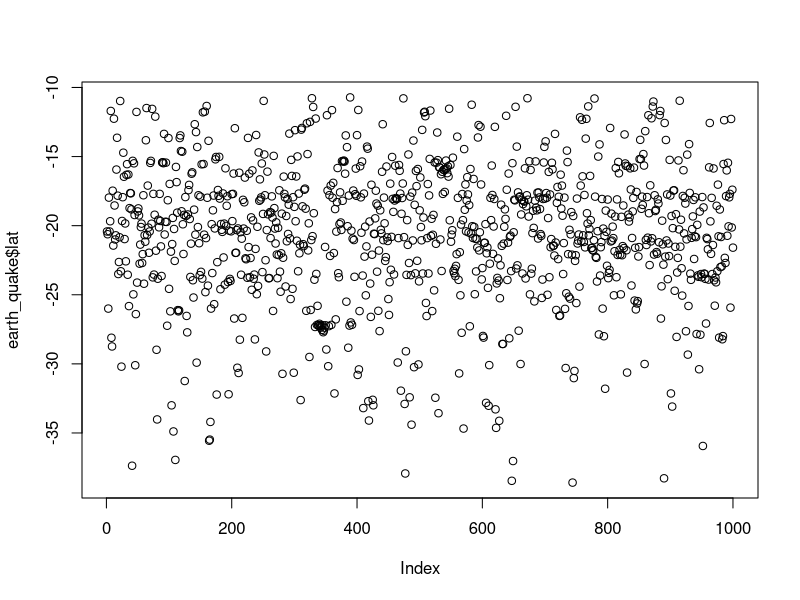
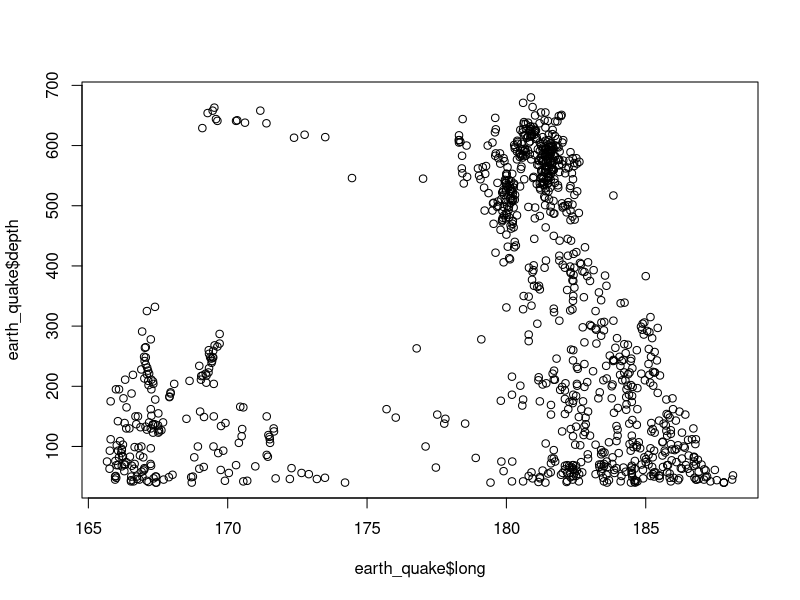
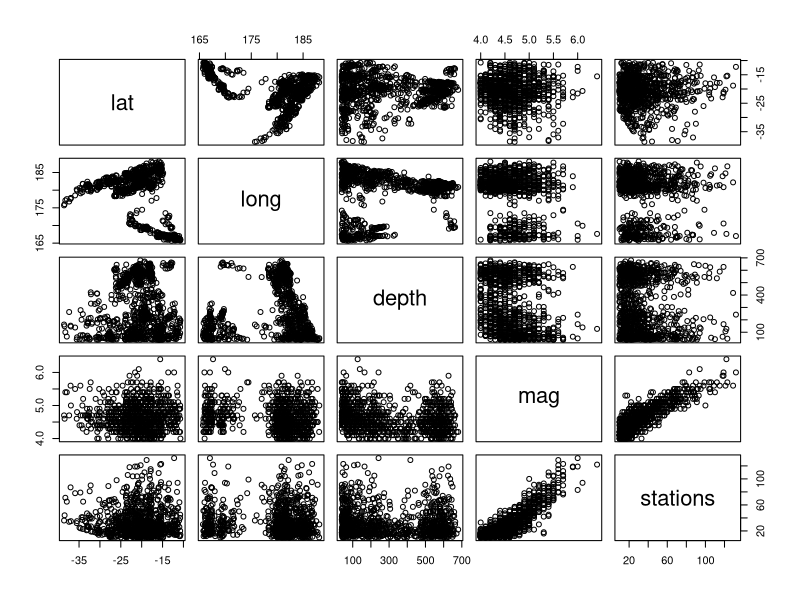
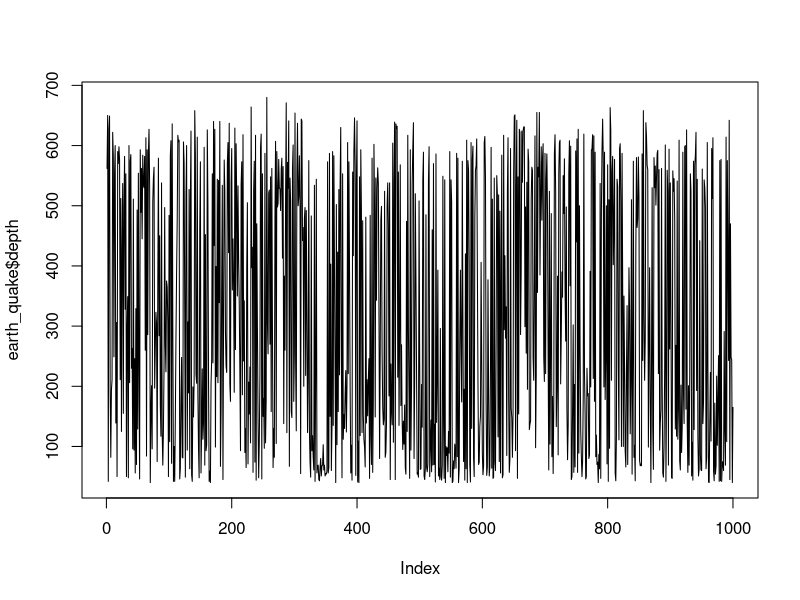
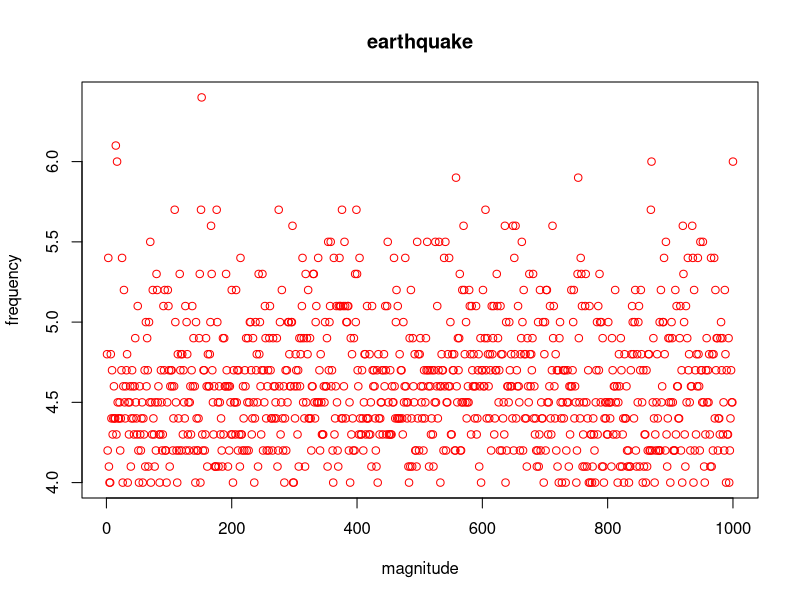
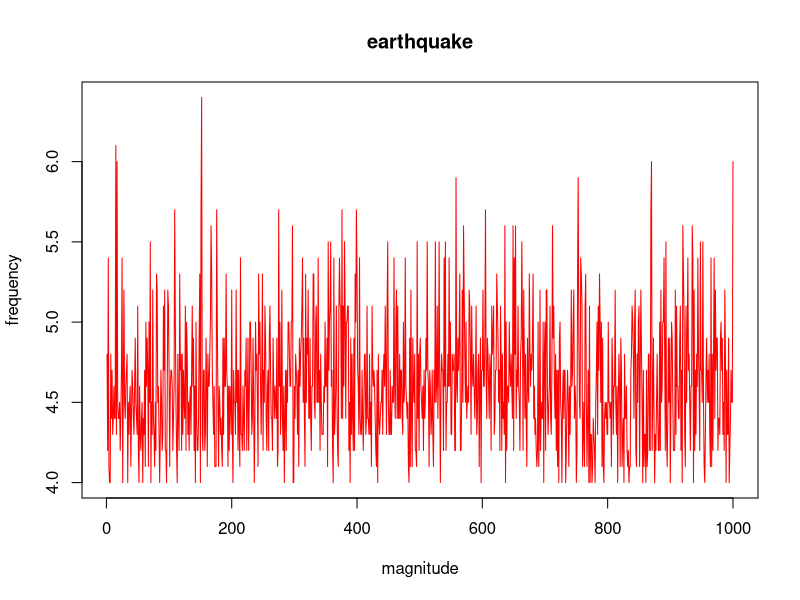
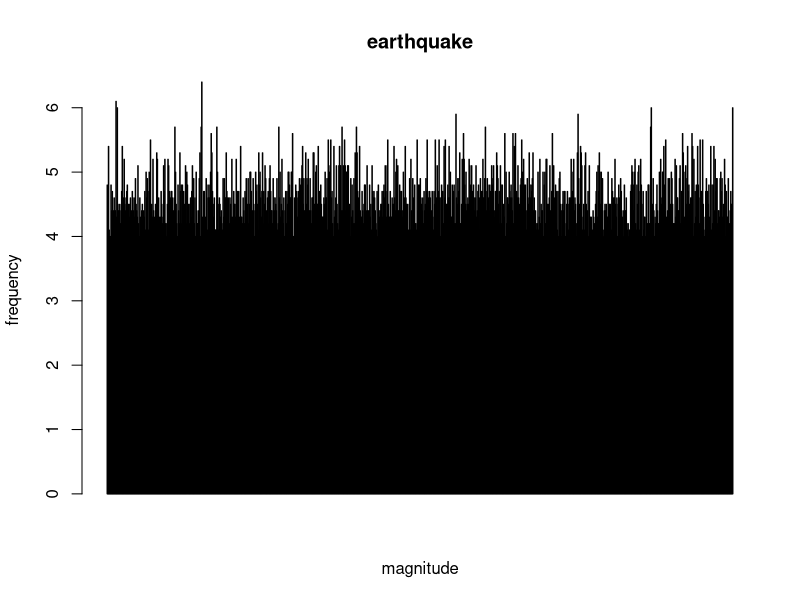
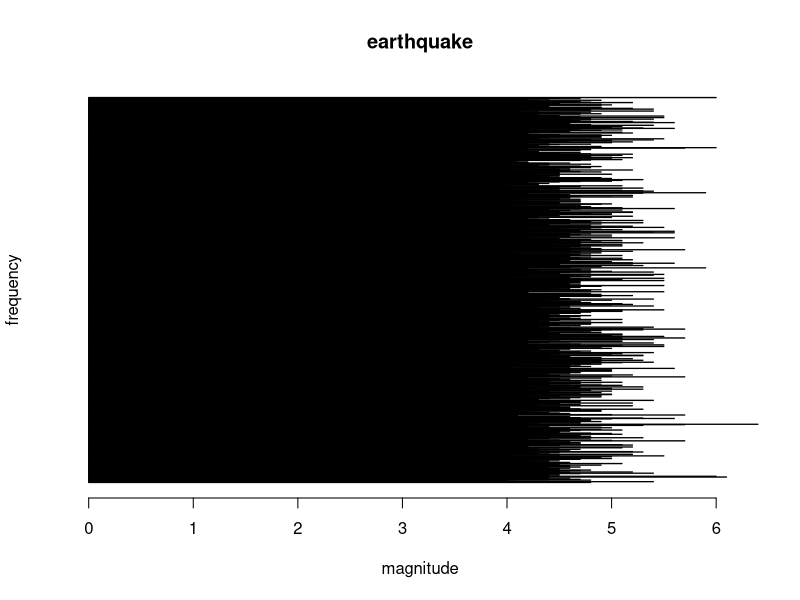

Write the R code that produced these figures, in order.
datasets::quakes

head(quakes)

earth_quake=data.frame(quakes)
tail(earth_quake)
earth_quake$lat
summary(earth_quake)

plot(earth_quake$lat)

plot(earth_quake$long, earth_quake$depth)

plot(earth_quake)

plot(earth_quake$depth, type = 'l')

plot(earth_quake$mag, xlab = 'magnitude', ylab = 'frequency', main = "earthquake", col = 'red')
plot(earth_quake$mag, xlab = 'magnitude', ylab = 'frequency', main = "earthquake", col = 'red', type = 'l')

barplot(earth_quake$mag, xlab = 'magnitude', ylab = 'frequency', main = "earthquake", col = 'red')

barplot(earth_quake$mag, xlab = 'magnitude', ylab = 'frequency', main = "earthquake", col = 'red', horiz = T)

hist(earth_quake$stations)

hist(earth_quake$long, col = "pink")

boxplot(earth_quake$mag)


boxplot(earth_quake[1:3])
boxplot(earth_quake[1:3], main = 'multiple', col = 'red' )

boxplot(earth_quake[,1:3], main = 'multiple', col = 'red')
boxplot(earth_quake[,1:4], main = 'multiple' )

boxplot(earth_quake[1:4], main = 'multiple' )

par(mfrow=c(3,3), mar=c(2,5,2,3), las=0, bty='n')

boxplot(earth_quake$mag)

hist(earth_quake$stations)

hist(earth_quake$long, col = "pink")
plot(earth_quake$mag, xlab = 'magnitude', ylab = 'frequency', main = "earthquake", col = 'red')
hist(earth_quake$stations)
hist(earth_quake$long, col = "pink")
plot(earth_quake$mag, xlab = 'magnitude', ylab = 'frequency', main = "earthquake", col = 'red')
boxplot(earth_quake$mag)
boxplot(earth_quake$mag)

par(mfrow=c(3,3), mar=c(2,5,2,3), las=0, bty='o')

boxplot(earth_quake$mag)

hist(earth_quake$stations)

hist(earth_quake$long, col = "pink")
plot(earth_quake$mag, xlab = 'magnitude', ylab = 'frequency', main = "earthquake", col = 'red')
hist(earth_quake$stations)
hist(earth_quake$long, col = "pink")
plot(earth_quake$mag, xlab = 'magnitude', ylab = 'frequency', main = "earthquake", col = 'red')
boxplot(earth_quake$mag)
boxplot(earth_quake$mag)

par(mfrow=c(3,3), mar=c(2,5,2,3), las=1, bty='u')

boxplot(earth_quake$mag)

hist(earth_quake$stations)

hist(earth_quake$long, col = "pink")
plot(earth_quake$mag, xlab = 'magnitude', ylab = 'frequency', main = "earthquake", col = 'red')
hist(earth_quake$stations)
hist(earth_quake$long, col = "pink")
plot(earth_quake$mag, xlab = 'magnitude', ylab = 'frequency', main = "earthquake", col = 'red')
boxplot(earth_quake$mag)
boxplot(earth_quake$mag)

